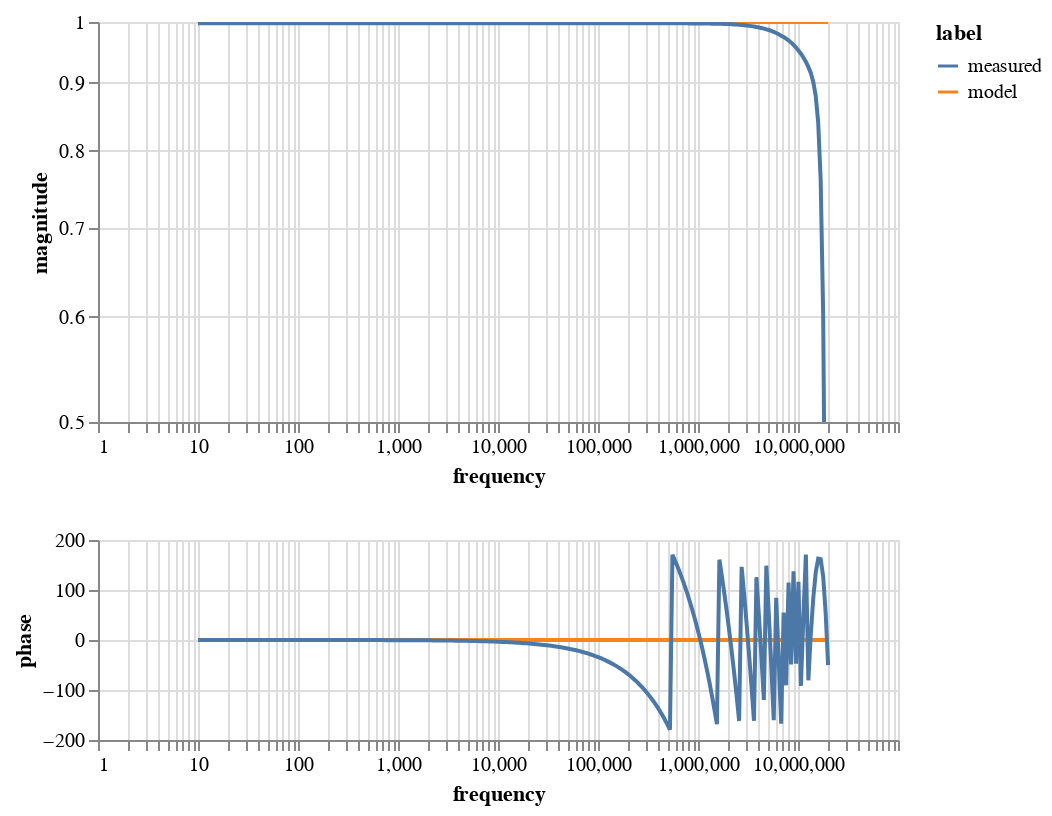

Notebook cell for this chart:
### Code cell
magnitudechart = alt.Chart(df).mark_line(clip=True).encode(
    x=alt.X('frequency:Q').scale(type="log"),
    y=alt.Y('magnitude:Q').scale(type="log",domain=(0.5,1)),
    color='label:N',
).properties(
    width=400,
    height=200
)

phasechart = alt.Chart(df).mark_line().encode(
    x=alt.X('frequency:Q').scale(type="log"),
    y=alt.Y('phase:Q'),
    color='label:N',
).properties(
    width=400,
    height=100
)

alt.vconcat(magnitudechart,phasechart)#.transform_filter(alt.FieldRangePredicate(field='freq', range=[8e6, 1e8]))

### Figure 1 — Vega-Lite specification as saved in the notebook (floating-point values rounded to 4 significant figures; data arrays with more than 128 entries replaced by an {"elided": "..."} marker saying what was removed)
{"config": {"view": {"continuousWidth": 300, "continuousHeight": 300}}, "vconcat": [{"mark": {"type": "line", "clip": true}, "encoding": {"color": {"field": "label", "type": "nominal"}, "x": {"field": "frequency", "scale": {"type": "log"}, "type": "quantitative"}, "y": {"field": "magnitude", "scale": {"type": "log", "domain": [0.5, 1]}, "type": "quantitative"}}, "height": 200, "width": 400}, {"mark": {"type": "line"}, "encoding": {"color": {"field": "label", "type": "nominal"}, "x": {"field": "frequency", "scale": {"type": "log"}, "type": "quantitative"}, "y": {"field": "phase", "type": "quantitative"}}, "height": 100, "width": 400}], "data": {"name": "data-371ed261c5166ed5b48632bf3c518543"}, "$schema": "https://vega.github.io/schema/vega-lite/v5.16.3.json", "datasets": {"data-371ed261c5166ed5b48632bf3c518543": {"elided": "512 records"}}}
